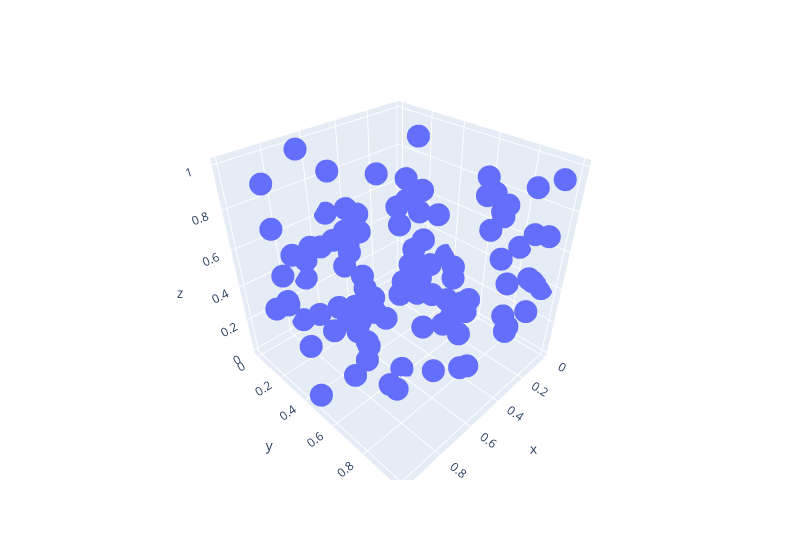

The notebook cell this image was saved under:
### Code cell
predicted_coord_mat_np = predicted_coord_mat.detach().numpy()

fig = px.scatter_3d(
    x=predicted_coord_mat_np[0, :],
    y=predicted_coord_mat_np[1, :],
    z=predicted_coord_mat_np[2, :],
)
fig.update_layout(width=800)
fig.show()
